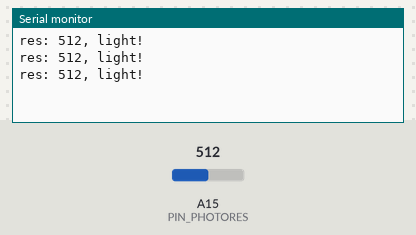
A sketch run on a simulated Arduino Mega 2560, built with avr-gcc and run on an emulated ATmega2560. Shown: the last lines printed to the serial monitor. Inputs (shaded band) come from the test bench; at power-on: A15 (PIN_PHOTORES) = 512.

Above: at 1.3 s.
1.4 s: A15 (PIN_PHOTORES) set to 313
At 1.9 s:
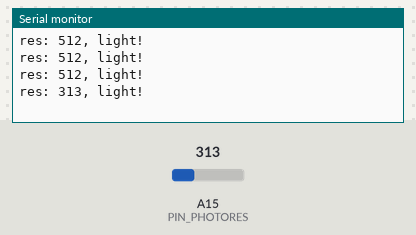
2.9 s: A15 (PIN_PHOTORES) set to 282
At 3.4 s:
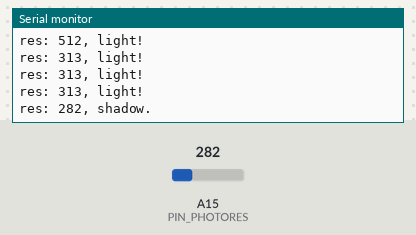

Measured:
- the behaviour switches between 301 and 300 on A15 (PIN_PHOTORES) (found by bisection; images 1 and 2)
- after the input at 1.4 s, the serial monitor: prints a new line after 0.10 s (image 1)
- after the input at 2.9 s, the serial monitor: prints a new line after 0.10 s (image 2)

The sketch:

test_photoresistor.ino
```cpp
#include <arduino.h>

#define PIN_PHOTORES  A15

void setup()
{
  Serial.begin(57600);
  pinMode( PIN_PHOTORES, INPUT );
}

void loop()
{
   int valeurphotores = analogRead(PIN_PHOTORES);

   Serial.print("res: ");
   Serial.print(valeurphotores);

   Serial.print(", ");

   if( valeurphotores > 300 )
   {
    Serial.print("light!");
   }
   else
   {
    Serial.print("shadow.");
   }
   Serial.println("");

   delay(500);
}
```
